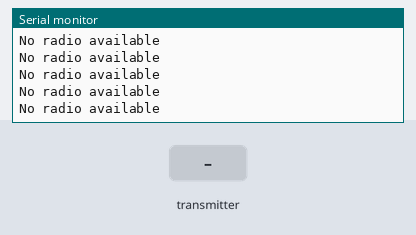
This sketch was run on a simulated Arduino Uno, built with avr-gcc and run on an emulated ATmega328P. Shown: the last lines printed to the serial monitor. Inputs (shaded band) come from the test bench. No radio packets arrive unless stated.

Above: at 2.2 s.
2.3 s: the transmitter starts sending joystick.0 = 0
3.9 s: the transmitter starts sending joystick.1 = 256
6.9 s: the transmitter starts sending joystick.0 = 256
At 7.4 s:
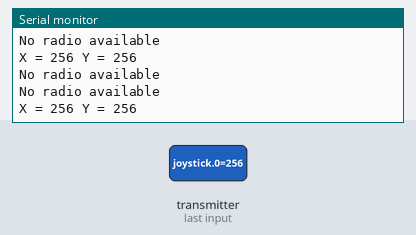
9.9 s: the transmitter starts sending joystick.1 = 0
12.9 s: the transmitter starts sending joystick.0 = 1023
At 13.4 s:
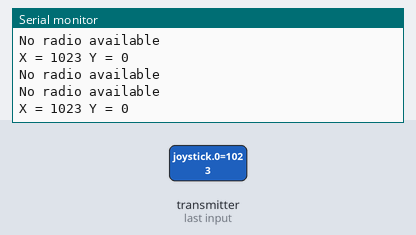
15.9 s: the transmitter starts sending joystick.1 = 512
At 16.7 s:
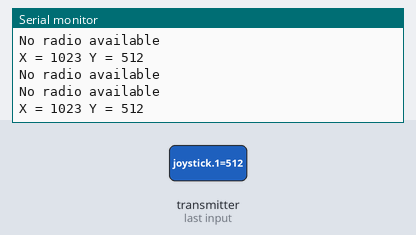
Timing chart, 0 to 18.9 s (numbered marks = the images above; inputs shaded):
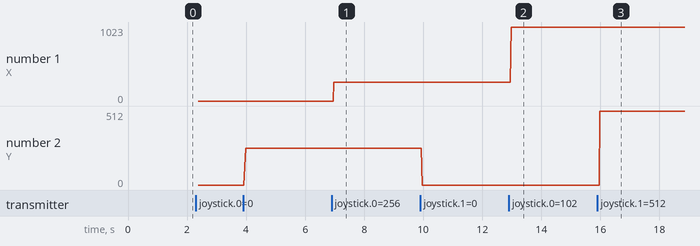

The sketch:

Receive.ino
```cpp
// (licence header left out)
/* Includes ------------------------------------------------------------------*/
#include <SPI.h>
#include <nRF24L01.h>
#include <RF24.h>
/* Ports ---------------------------------------------------------------------*/
#define CE_PIN   9
#define CSN_PIN 10
/* nRF24l01 ------------------------------------------------------------------*/
// NOTE: the "LL" at the end of the constant is "LongLong" type
const uint64_t pipe = 0xE8E8F0F0E1LL; // Define the transmit pipe
RF24 radio(CE_PIN, CSN_PIN); // Create a Radio
/* Joystick ------------------------------------------------------------------*/
int joystick[2]; // 2 element array holding Joystick readings
/* ---------------------------------------------------------------------------*/

/*
 - setup function
 * ---------------------------------------------------------------------------*/
void setup()
{
  Serial.begin(9600);
  delay(1000);
  Serial.println("nRF24l01 Receiver Starting");
  radio.begin();
  radio.setRetries(0, 15);
  radio.setPALevel(RF24_PA_HIGH);
  radio.openReadingPipe(1,pipe);
  radio.startListening();;
}

/*
 - loop function
 * ---------------------------------------------------------------------------*/
void loop()
{
  if ( radio.available() )
  {
    // Read the data payload until we've received everything
    bool done = false;
    while (!done)
    {
      // Fetch the data payload
      done = radio.read( joystick, sizeof(joystick) );
      Serial.print("X = ");
      Serial.print(joystick[0]);
      Serial.print(" Y = ");
      Serial.println(joystick[1]);
    }
  }
  else
  {
    Serial.println("No radio available");
  }
}
```

Measured:
- after the input at 6.9 s, the serial monitor: prints a new line after 0.07 s (image 1)
- after the input at 12.9 s, the serial monitor: prints a new line after 0.08 s (image 2)
- after the input at 15.9 s, the serial monitor: prints a new line after 0.07 s (image 3)
- plotted number 1: 256 → 1023 after the input at 12.9 s
- plotted number 2: 0 → 256 after the input at 3.9 s, 0 → 512 after the input at 15.9 s
